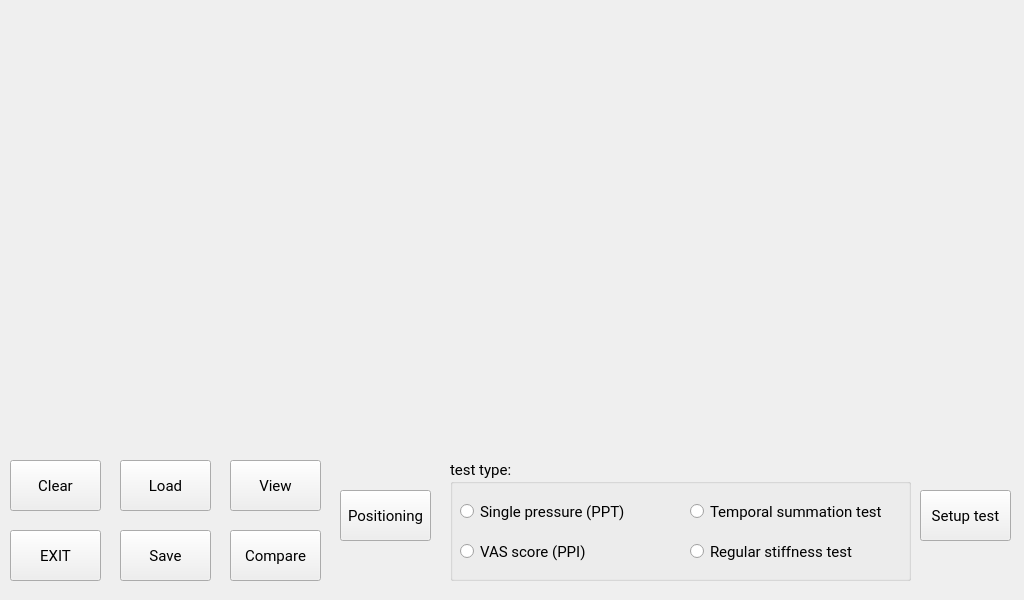
<?xml version="1.0" encoding="UTF-8"?>
<ui version="4.0">
 <class>MainWindow</class>
 <widget class="QMainWindow" name="MainWindow">
  <property name="geometry">
   <rect>
    <x>0</x>
    <y>0</y>
    <width>1024</width>
    <height>600</height>
   </rect>
  </property>
  <property name="windowTitle">
   <string>MainWindow</string>
  </property>
  <widget class="QWidget" name="centralwidget">
   <widget class="PlotWidget" name="plotWidget" native="true">
    <property name="geometry">
     <rect>
      <x>10</x>
      <y>10</y>
      <width>1001</width>
      <height>431</height>
     </rect>
    </property>
   </widget>
   <widget class="QStackedWidget" name="buttonStack">
    <property name="geometry">
     <rect>
      <x>10</x>
      <y>450</y>
      <width>1001</width>
      <height>141</height>
     </rect>
    </property>
    <property name="currentIndex">
     <number>0</number>
    </property>
    <widget class="QWidget" name="page">
     <widget class="QPushButton" name="clearButton">
      <property name="geometry">
       <rect>
        <x>0</x>
        <y>10</y>
        <width>91</width>
        <height>51</height>
       </rect>
      </property>
      <property name="font">
       <font>
        <family>Roboto</family>
        <pointsize>11</pointsize>
       </font>
      </property>
      <property name="text">
       <string>Clear</string>
      </property>
     </widget>
     <widget class="QPushButton" name="exitButton">
      <property name="geometry">
       <rect>
        <x>0</x>
        <y>80</y>
        <width>91</width>
        <height>51</height>
       </rect>
      </property>
      <property name="font">
       <font>
        <family>Roboto</family>
        <pointsize>11</pointsize>
       </font>
      </property>
      <property name="text">
       <string>EXIT</string>
      </property>
     </widget>
     <widget class="QPushButton" name="saveButton">
      <property name="geometry">
       <rect>
        <x>110</x>
        <y>80</y>
        <width>91</width>
        <height>51</height>
       </rect>
      </property>
      <property name="font">
       <font>
        <family>Roboto</family>
        <pointsize>11</pointsize>
       </font>
      </property>
      <property name="text">
       <string>Save</string>
      </property>
     </widget>
     <widget class="QGroupBox" name="groupBox">
      <property name="geometry">
       <rect>
        <x>440</x>
        <y>10</y>
        <width>461</width>
        <height>121</height>
       </rect>
      </property>
      <property name="font">
       <font>
        <family>Roboto</family>
        <pointsize>11</pointsize>
       </font>
      </property>
      <property name="title">
       <string>test type:</string>
      </property>
      <widget class="QRadioButton" name="PPTTestRadioButton">
       <property name="geometry">
        <rect>
         <x>10</x>
         <y>40</y>
         <width>251</width>
         <height>23</height>
        </rect>
       </property>
       <property name="font">
        <font>
         <family>Roboto</family>
         <pointsize>11</pointsize>
        </font>
       </property>
       <property name="text">
        <string>Single pressure (PPT)</string>
       </property>
      </widget>
      <widget class="QRadioButton" name="regularTestRadioButton">
       <property name="geometry">
        <rect>
         <x>240</x>
         <y>80</y>
         <width>181</width>
         <height>23</height>
        </rect>
       </property>
       <property name="font">
        <font>
         <family>Roboto</family>
         <pointsize>11</pointsize>
        </font>
       </property>
       <property name="text">
        <string>Regular stiffness test</string>
       </property>
      </widget>
      <widget class="QRadioButton" name="PPITestRadioButton">
       <property name="geometry">
        <rect>
         <x>10</x>
         <y>80</y>
         <width>221</width>
         <height>23</height>
        </rect>
       </property>
       <property name="font">
        <font>
         <family>Roboto</family>
         <pointsize>11</pointsize>
        </font>
       </property>
       <property name="text">
        <string>VAS score (PPI)</string>
       </property>
      </widget>
      <widget class="QRadioButton" name="temporalSummationTestRadioButton">
       <property name="geometry">
        <rect>
         <x>240</x>
         <y>40</y>
         <width>251</width>
         <height>23</height>
        </rect>
       </property>
       <property name="font">
        <font>
         <family>Roboto</family>
         <pointsize>11</pointsize>
        </font>
       </property>
       <property name="text">
        <string>Temporal summation test</string>
       </property>
      </widget>
     </widget>
     <widget class="QPushButton" name="compareButton">
      <property name="geometry">
       <rect>
        <x>220</x>
        <y>80</y>
        <width>91</width>
        <height>51</height>
       </rect>
      </property>
      <property name="font">
       <font>
        <family>Roboto</family>
        <pointsize>11</pointsize>
       </font>
      </property>
      <property name="text">
       <string>Compare</string>
      </property>
     </widget>
     <widget class="QPushButton" name="positionButton">
      <property name="geometry">
       <rect>
        <x>330</x>
        <y>40</y>
        <width>91</width>
        <height>51</height>
       </rect>
      </property>
      <property name="font">
       <font>
        <family>Roboto</family>
        <pointsize>11</pointsize>
       </font>
      </property>
      <property name="text">
       <string>Positioning</string>
      </property>
      <property name="autoRepeat">
       <bool>false</bool>
      </property>
      <property name="autoRepeatDelay">
       <number>30</number>
      </property>
      <property name="autoRepeatInterval">
       <number>30</number>
      </property>
     </widget>
     <widget class="QPushButton" name="setupButton">
      <property name="geometry">
       <rect>
        <x>910</x>
        <y>40</y>
        <width>91</width>
        <height>51</height>
       </rect>
      </property>
      <property name="font">
       <font>
        <family>Roboto</family>
        <pointsize>11</pointsize>
       </font>
      </property>
      <property name="text">
       <string>Setup test</string>
      </property>
     </widget>
     <widget class="QPushButton" name="loadButton">
      <property name="geometry">
       <rect>
        <x>110</x>
        <y>10</y>
        <width>91</width>
        <height>51</height>
       </rect>
      </property>
      <property name="font">
       <font>
        <family>Roboto</family>
        <pointsize>11</pointsize>
       </font>
      </property>
      <property name="text">
       <string>Load</string>
      </property>
     </widget>
     <widget class="QPushButton" name="viewButton">
      <property name="geometry">
       <rect>
        <x>220</x>
        <y>10</y>
        <width>91</width>
        <height>51</height>
       </rect>
      </property>
      <property name="font">
       <font>
        <family>Roboto</family>
        <pointsize>11</pointsize>
       </font>
      </property>
      <property name="text">
       <string>View</string>
      </property>
     </widget>
    </widget>
   </widget>
  </widget>
  <action name="actionSave_as_settings_as_default">
   <property name="text">
    <string>Save settings as default</string>
   </property>
  </action>
  <action name="actionBegin_calibration">
   <property name="text">
    <string>Begin calibration</string>
   </property>
  </action>
  <action name="actionExit_to_desktop">
   <property name="text">
    <string>Exit to desktop</string>
   </property>
  </action>
 </widget>
 <customwidgets>
  <customwidget>
   <class>PlotWidget</class>
   <extends>QWidget</extends>
   <header>pyqtgraph</header>
   <container>1</container>
  </customwidget>
 </customwidgets>
 <resources/>
 <connections/>
</ui>
